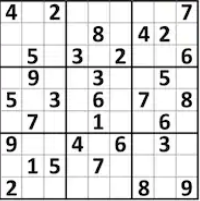
#> input picture images/sudoku31.png, 200 x 201 px
$ python sudoku_cell_detector.py
#> lines starting #> are read from the running program, lines starting #| are printed output that depends on the picture; after the words box and inside, x2 and y2 are one past the last pixel; in counts of white or black regions, pixels touching at a corner belong together
import cv2
import numpy as np


def record_image(image_name, image):
    # cv2.imwrite(image_name, image)
    cv2.imshow(image_name, image)
    cv2.waitKey()


def drawline(line, frame):
    for rho, theta in line:
        a = np.cos(theta)
        b = np.sin(theta)
        x0 = a * rho
        y0 = b * rho
        x1 = int(x0 + 1000 * (-b))
        y1 = int(y0 + 1000 * a)
        x2 = int(x0 - 1000 * (-b))
        y2 = int(y0 - 1000 * a)
        cv2.line(frame, (x1, y1), (x2, y2), (255, 255, 255), 5)


img = cv2.imread("images/sudoku31.png", cv2.IMREAD_GRAYSCALE)
#> img: shape (201, 200); min 0, max 255, mean 219.5
img = cv2.resize(img, (800, 800))
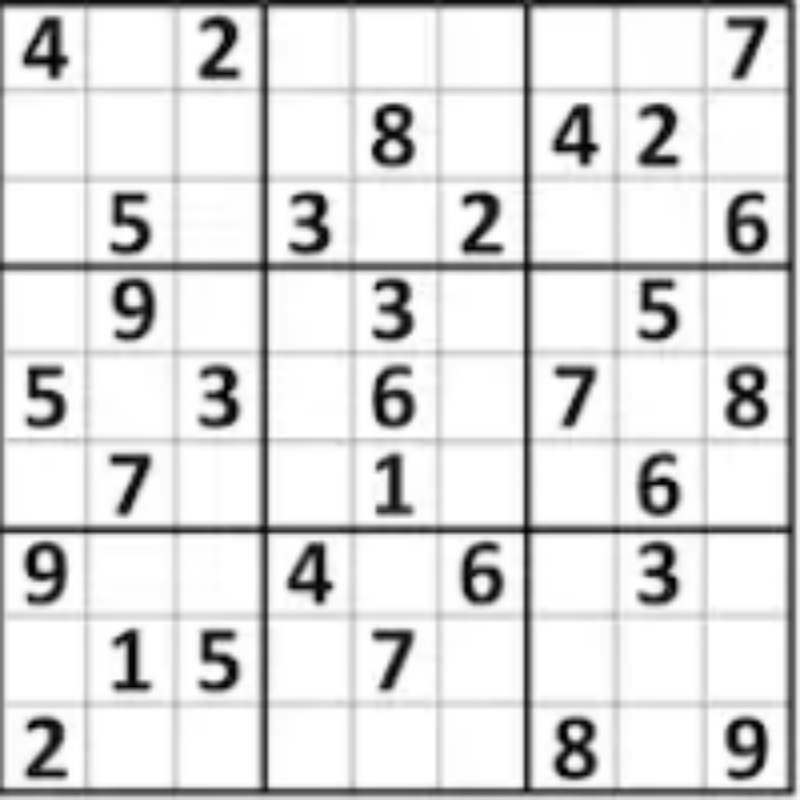
#> img: shape (800, 800); min 0, max 255, mean 219.5
# detect lines
record_image('original.png', img)
blank = np.zeros(img.shape, np.uint8)
edges = cv2.Canny(img, 50, 150, apertureSize=5)
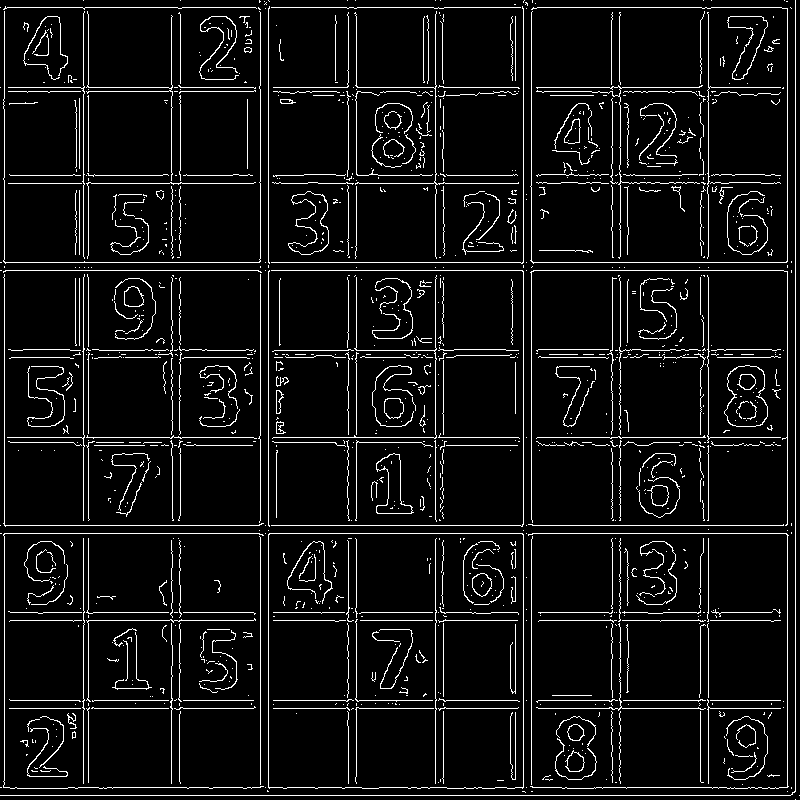
#> edges: shape (800, 800); 6.7% white in thin lines or dots
lines = cv2.HoughLines(edges, 1, np.pi / 180, 200)
#> lines = 43 rows, first 8: [795, 0], [795, 1.57], [268, 0], [523, 0], [262, 1.57], [533, 1.57], [787, 0], [525, 1.57]
if lines is not None:
    lines = cv2.HoughLines(edges, 1, np.pi / 180, 200)
    for line in lines:
        drawline(line, blank)
#> this loop made 43 passes
#> line on passes 1 to 12: [[795, 0]], [[795, 1.57]], [[268, 0]], [[523, 0]], [[262, 1.57]], [[533, 1.57]], [[787, 0]], [[525, 1.57]], [[270, 1.57]], [[531, 0]], [[4, 0]], [[260, 0]]
record_image('lines.png', blank)
#> call 2 of record_image, with image_name = 'lines.png'
#> in record_image (call 2), `cv2.imshow(image_name, image)`:
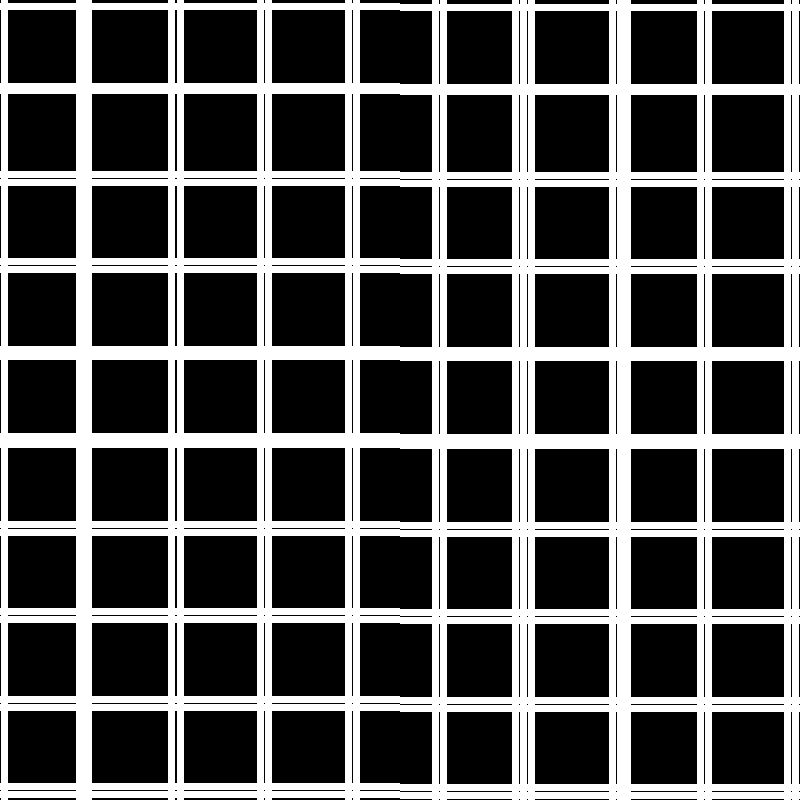
#> window 'lines.png': shape (800, 800); 32% white; 1 white region, box (x1, y1, x2, y2) and area: (0, 0, 800, 800) 204481
# detect squares
size = 81
kernel = np.negative(np.ones((size, size)))
positive_value = 5
for j in range(size):
    kernel[0][j] = positive_value
    kernel[-1][j] = positive_value
for i in range(size):
    kernel[i][0] = positive_value
    kernel[i][-1] = positive_value
kernel = kernel / np.linalg.norm(kernel)
blob_image = cv2.filter2D(blank, 0, kernel)
record_image('convolved.png', blob_image)
#> call 3 of record_image, with image_name = 'convolved.png'
#> in record_image (call 3), `cv2.imshow(image_name, image)`:
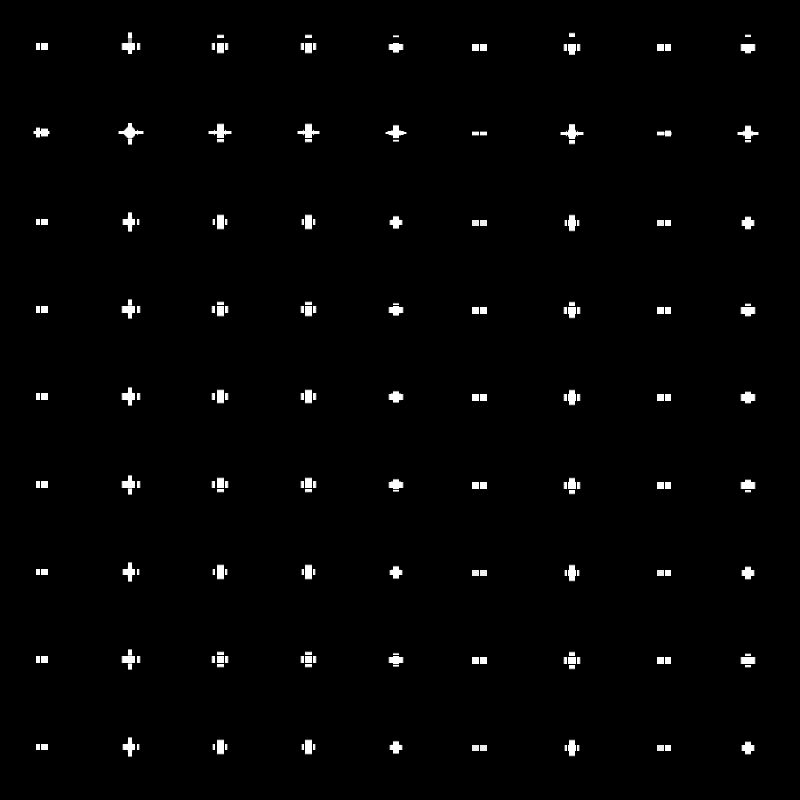
#> window 'convolved.png': shape (800, 800); min 0, max 255, mean 3.8
# find blobs
params = cv2.SimpleBlobDetector_Params()
params.filterByConvexity = False
params.minDistBetweenBlobs = 20
params.minArea = 1
params.filterByColor = False
detector = cv2.SimpleBlobDetector_create(params)
keypoints = detector.detect(blob_image)
print(len([(k.pt, k.size) for k in keypoints]))
#| 81
# draw detected blobs as red circles
# cv2.DRAW_MATCHES_FLAGS_DRAW_RICH_KEYPOINTS ensures the size of the circle corresponds to the size of blob
image_with_keypoints = cv2.drawKeypoints(img, keypoints, None, (255, 0, 255), cv2.DRAW_MATCHES_FLAGS_DRAW_RICH_KEYPOINTS)
record_image('keypoints.png', image_with_keypoints)

$ run again, with images/sudoku0.png copied over images/sudoku31.png
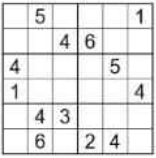
#> input picture images/sudoku0.png, 156 x 158 px
#> img is the input picture: shape (158, 156); min 13, max 255, mean 226.4
#> img: shape (800, 800)
#> `edges = cv2.Canny(img, 50, 150, apertureSize=5)`:
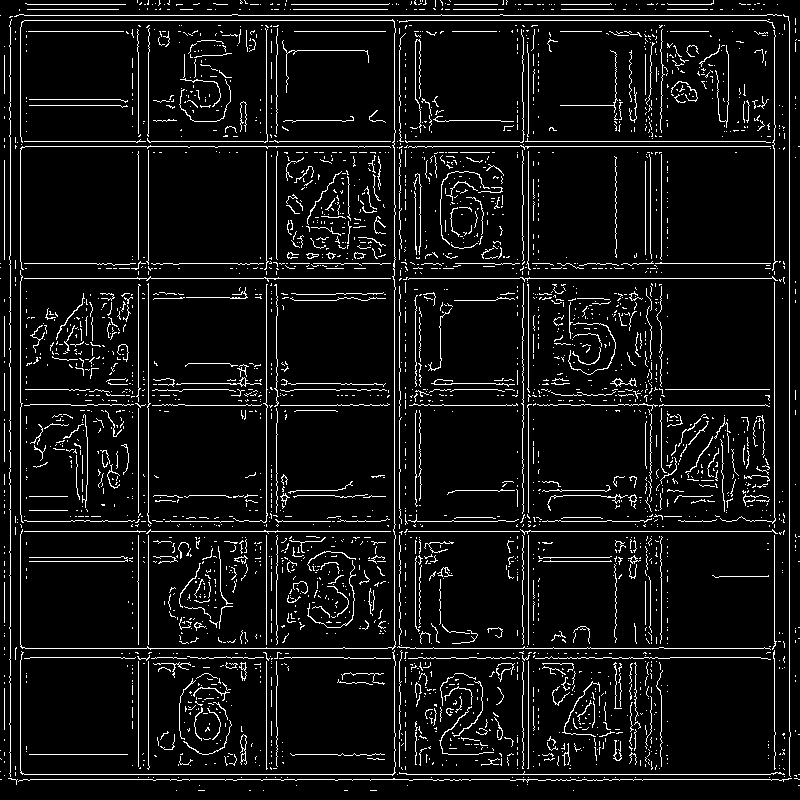
#> edges: shape (800, 800); 7.1% white in thin lines or dots
#> lines = 46 rows, first 8: [789, 0], [15, 1.57], [774, 1.57], [531, 1.57], [278, 1.57], [20, 1.57], [141, 1.57], [146, 1.57]
#> the loop `for line in lines:` made 46 passes
#> in record_image (call 3), `cv2.imshow(image_name, image)`:
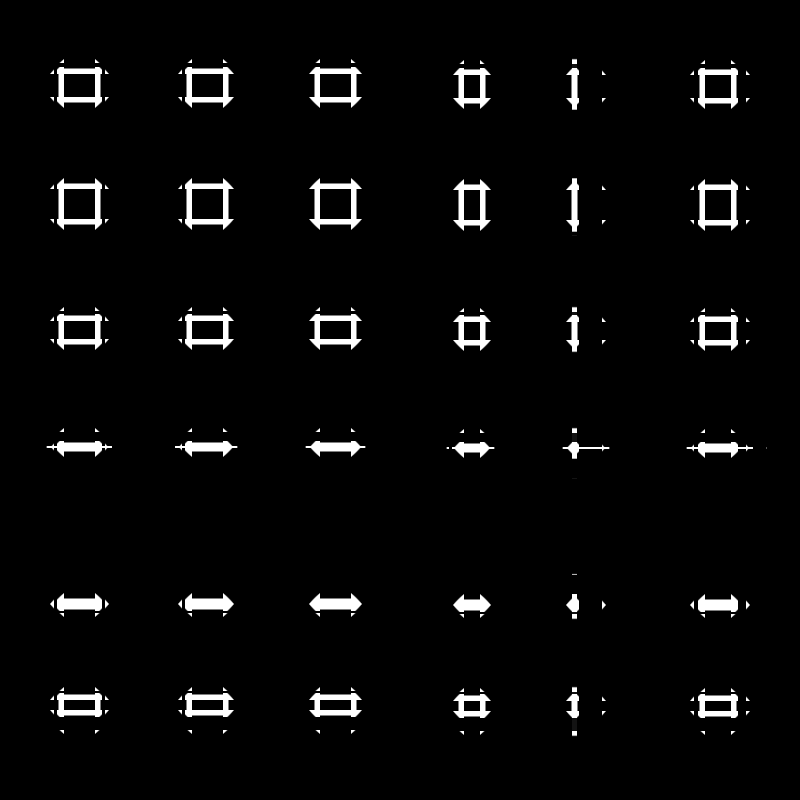
#> window 'convolved.png': shape (800, 800); min 0, max 255, mean 8.9
#| 113

$ run again, with images/sudoku1.png copied over images/sudoku31.png
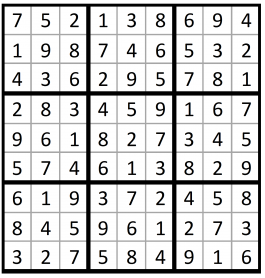
#> input picture images/sudoku1.png, 265 x 278 px
#> `edges = cv2.Canny(img, 50, 150, apertureSize=5)`:
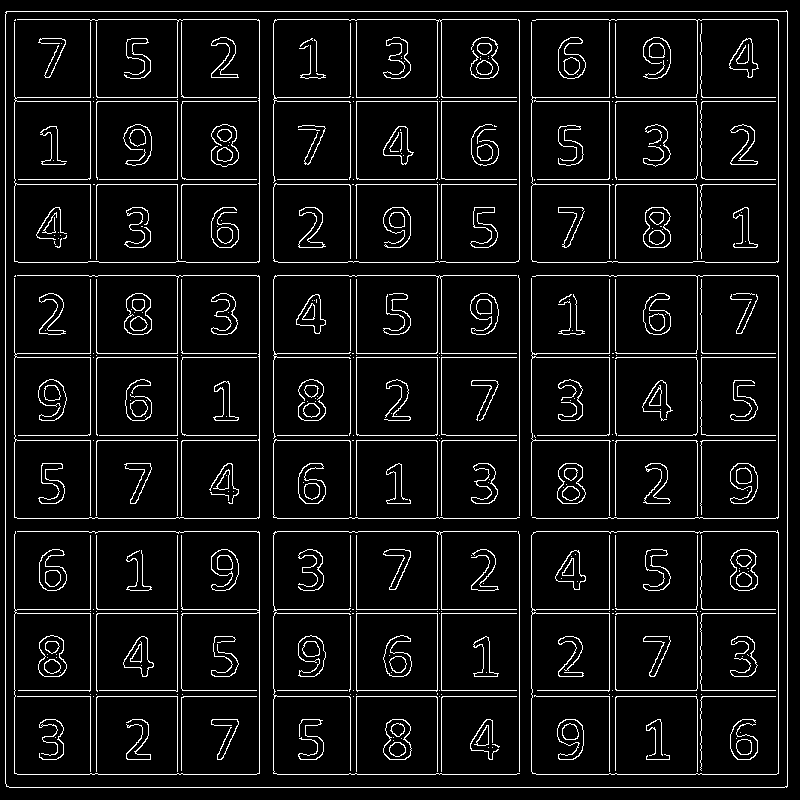
#> edges: shape (800, 800); 7% white in thin lines or dots
#> lines = 40 rows, first 8: [11, 1.57], [787, 1.57], [787, 0], [5, 0], [259, 0], [778, 0], [519, 0], [184, 1.57]
#> the loop `for line in lines:` made 40 passes
#> in record_image (call 3), `cv2.imshow(image_name, image)`:
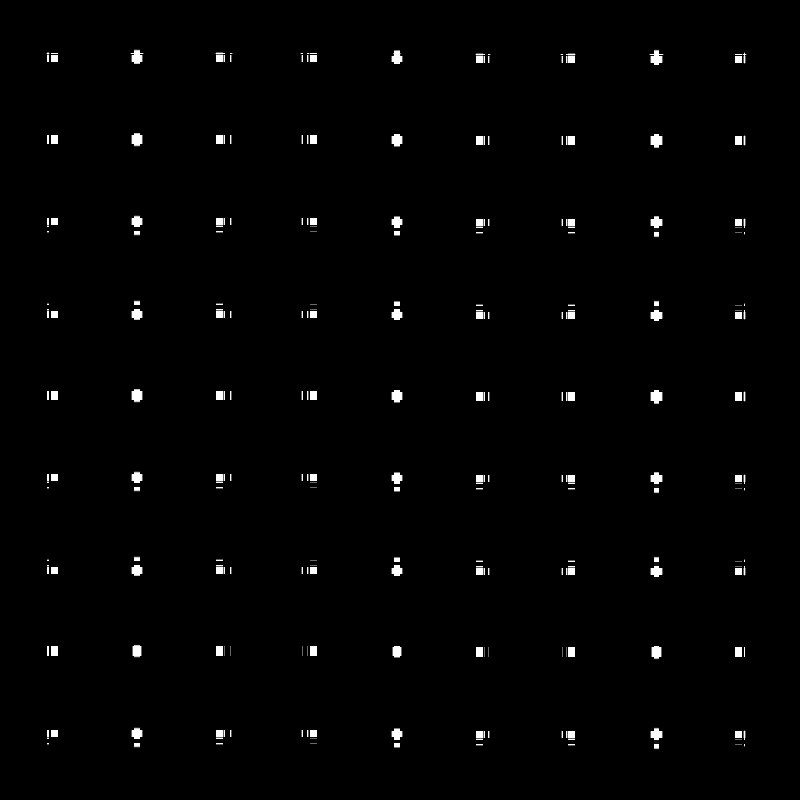
#> window 'convolved.png': shape (800, 800); min 0, max 255, mean 3
#| 81

$ run again, with images/sudoku2.png copied over images/sudoku31.png
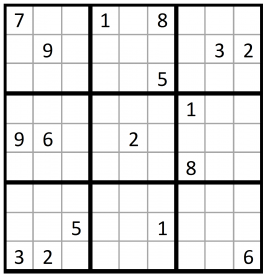
#> input picture images/sudoku2.png, 267 x 277 px
#> `edges = cv2.Canny(img, 50, 150, apertureSize=5)`:
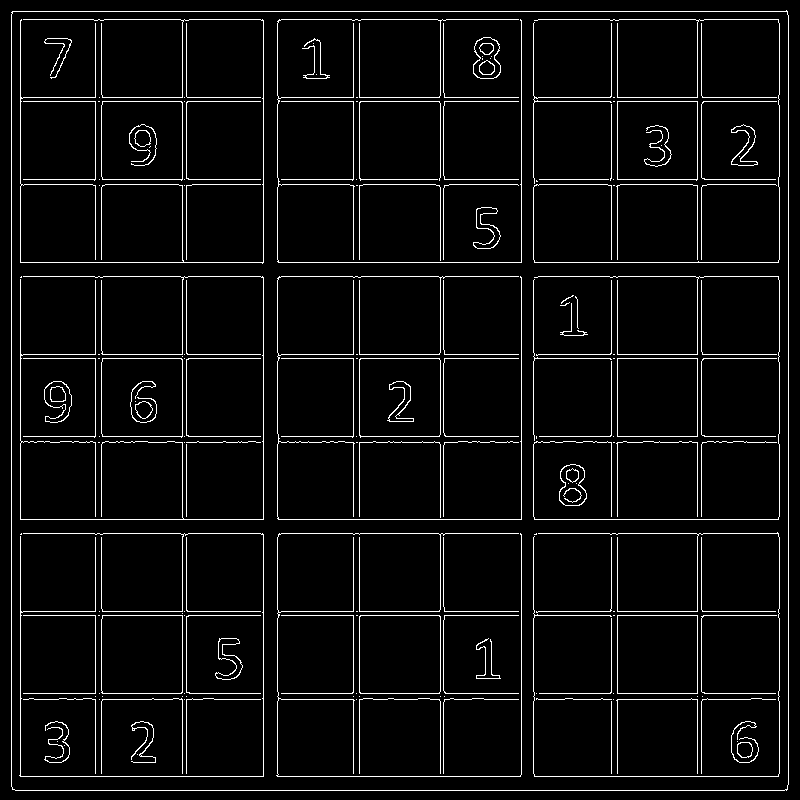
#> edges: shape (800, 800); 5% white in thin lines or dots
#> lines = 40 rows, first 8: [11, 1.57], [11, 0], [790, 1.57], [788, 0], [262, 1.57], [519, 1.57], [776, 1.57], [263, 0]
#> the loop `for line in lines:` made 40 passes
#> in record_image (call 3), `cv2.imshow(image_name, image)`:
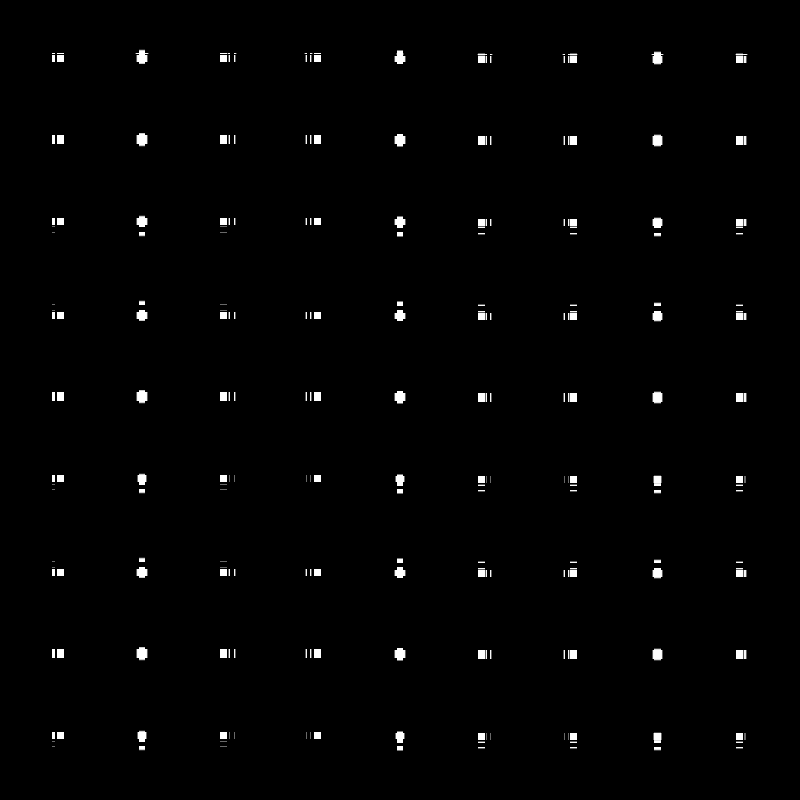
#> window 'convolved.png': shape (800, 800); min 0, max 255, mean 2.9
#| 81
